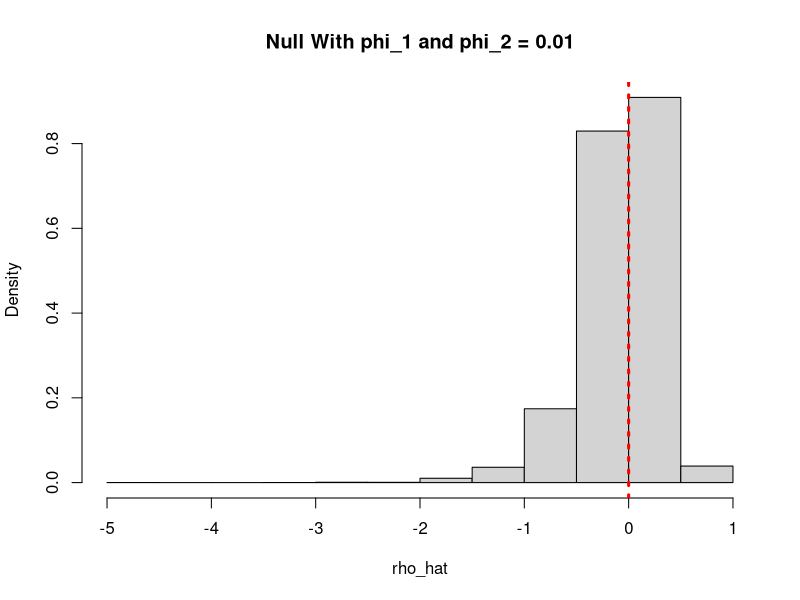
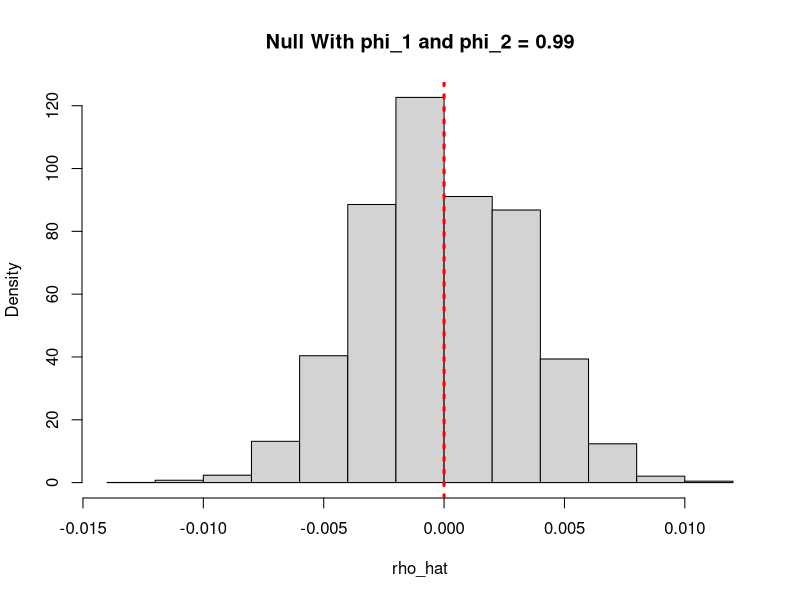
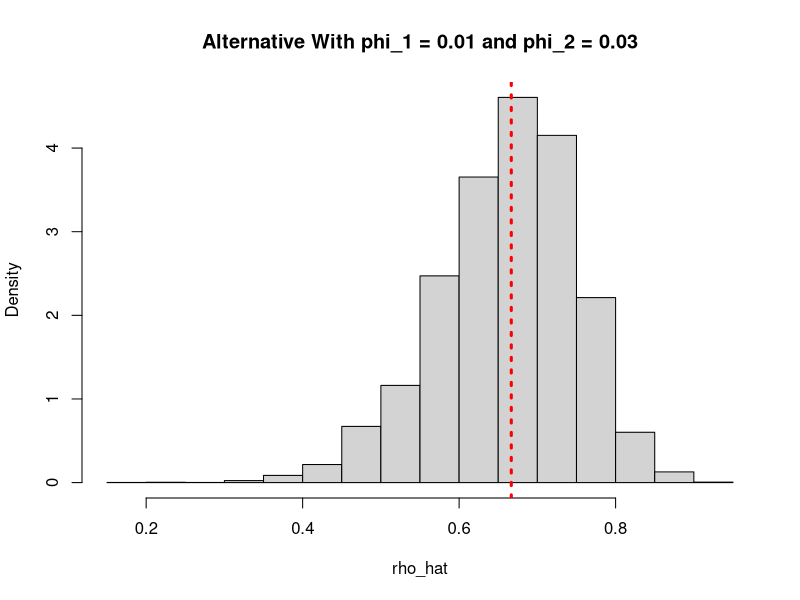
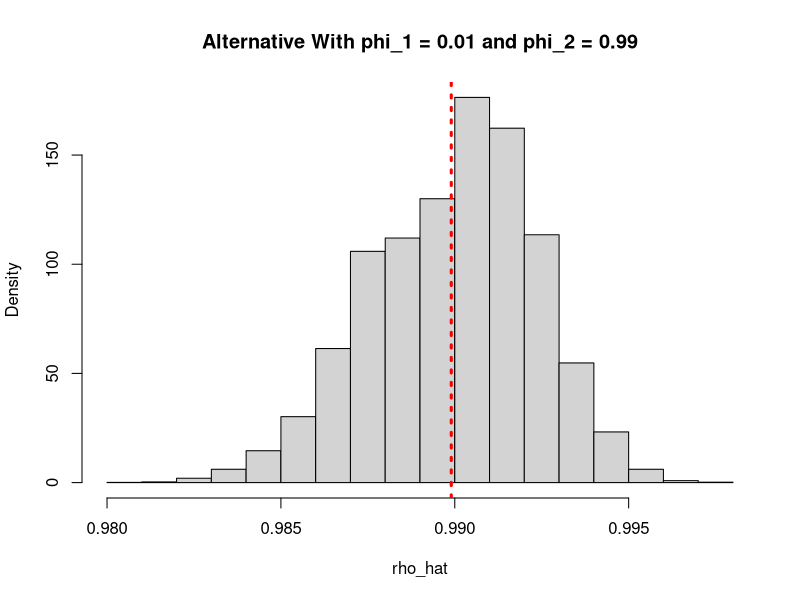
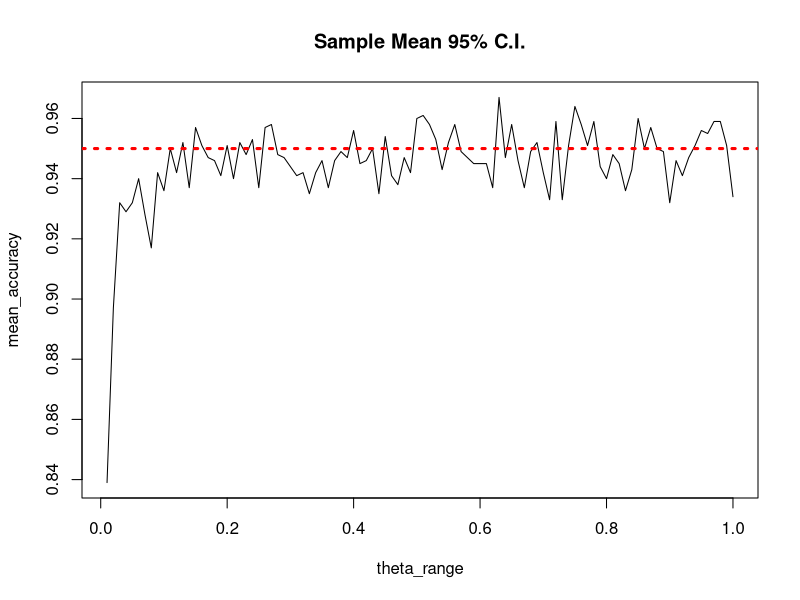
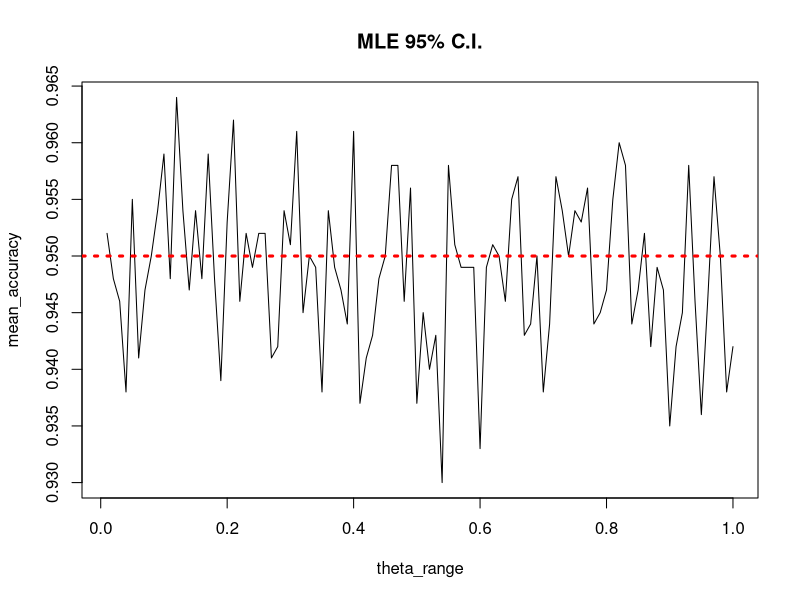

Source code (R) for these figures, in order:
## ---- chunk 1
suppressPackageStartupMessages({
  library(tidyverse)
})

variance = function(phi_1, phi_2){
  var = 2 * (phi_1 * (1-phi_1) * phi_2^2 + phi_2 * (1-phi_2) * phi_1^2) / phi_2^4
  return(var)
}
## ---- chunk 2
set.seed(5)

    
normal_compare = function(phi_1, phi_2, m, k, title, S){

  # n calculated in part d)
  n = 3858
  m = k = n/2
  
  # init 
  rho_hat = c()

  for (i in 1:S){
    # sampling for our problem
    X_1 = rbinom(m, 1, phi_1) 
    X_2 = rbinom(k, 1, phi_2)
    
    Y_1_bar = mean(X_1)
    Y_2_bar = mean(X_2)
    
    rho_temp = 1 - (Y_1_bar/Y_2_bar)
    rho_hat = c(rho_hat, rho_temp)
  }

  true_rho = 1 - (phi_1/phi_2)
  
  hist(rho_hat, main = title, prob = TRUE)
  abline(v=true_rho, col="red", lwd = 3, lty=3)
  
}

normal_compare(0.01, 0.01, m, k, 
               title="Null With phi_1 and phi_2 = 0.01", 
               S=10000)

normal_compare(0.99, 0.99, m, k, 
               title="Null With phi_1 and phi_2 = 0.99", 
               S=10000)

normal_compare(0.01, 0.03, m, k, 
               title="Alternative With phi_1 = 0.01 and phi_2 = 0.03", 
               S=10000)

normal_compare(0.01, 0.99, m, k, 
               title="Alternative With phi_1 = 0.01 and phi_2 = 0.99", 
               S=10000)

## ---- chunk 3

check_a_b = function(phi_1, phi_2, S=10000){
  
  # n calculated in part d)
  n = 3858
  m = k = n/2
  
  # init 
  test_stat = c()

  for (i in 1:S){
    # sampling for our problem
    X_1 = rbinom(m, 1, phi_1) 
    X_2 = rbinom(k, 1, phi_2)
    
    Y_1_bar = mean(X_1)
    Y_2_bar = mean(X_2)
    
    rho_temp = 1 - (Y_1_bar/Y_2_bar)
    sigma_temp = sqrt(variance(Y_1_bar, Y_2_bar))
    
    # store results 
    test_temp = sqrt(n) * (rho_temp / sigma_temp)
    test_stat = c(test_stat, test_temp)
  }
  
  if (phi_1 == phi_2){
    alpha = mean(test_stat >= 2.33)
    print("alpha : ")
    return(alpha)}
  else{
    print("beta : ")
    beta = mean(test_stat < 2.33)
    return(beta)}
}

## ---- chunk 4
# reasonable null example 
check_a_b(0.01,0.01,S=10000)
## ---- chunk 5
# extreme null example 
check_a_b(0.99,0.99,S=10000)
## ---- chunk 6
# moderate alternative example 
check_a_b(0.01,0.10,S=10000)
## ---- chunk 7
# extreme alternative example 
check_a_b(0.015,0.017,S=10000)
## ---- chunk 8
ratings_count_data = rep(c(5,4,3,2,1), c(119, 59, 17, 5, 0))
n = length(ratings_count_data)
X = (ratings_count_data - 0.5) / 5
X_bar = mean(X)
S = sqrt(var(X))

CI = c(X_bar -1.96 * S/sqrt(n), X_bar + 1.96 * S/sqrt(n))
cat("95% CI for 4.5 b) : ", "[", CI, "]")
## ---- chunk 9

theta_range = seq(0.01, 1, .01)
mean_accuracy = c()
  
for (theta in theta_range){
  
  contained = c()

  for (i in 1:1000){
    
    # draw data
    data = rbeta(200, theta, 1)

    # compute our statistics
    x_bar = mean(data)
    s_err = sqrt(var(data)/200)
    draw_ci = c(x_bar - 1.96*s_err, x_bar + 1.96*s_err)
    stat = theta / (1+theta)
    
    # check if contained in interval 
    test = between(stat, draw_ci[1], draw_ci[2]) 
    
    # update test value 
    contained = c(contained, test)
  }
  mean_accuracy = c(mean_accuracy, mean(contained))
}

plot(theta_range, mean_accuracy, type='l', main="Sample Mean 95% C.I.")
abline(h=0.95, col='red', lwd=3, lty=3)
## ---- chunk 10
theta_range = seq(0.01, 1, .01)
mean_accuracy = c()
  
for (theta in theta_range){
  
  contained = c()

  for (i in 1:1000){
    
    # draw data
    data = rbeta(200, theta, 1)
    # (1 /(sqrt(mle) * (mle +1)^4))
    # compute our statistics, now using MLE 
    mle = -200/sum(log(data))
    s_err = (mle / (mle+1)^2) / sqrt(200)
    mu_mle = mle / (1 + mle)
    draw_ci = c(mu_mle - 1.96*s_err, mu_mle + 1.96*s_err)
    
    # our stat
    stat = theta / (1+theta)
    
    # check if contained in interval 
    test = between(stat, draw_ci[1], draw_ci[2]) 
    
    # update test value 
    contained = c(contained, test)
  }
  mean_accuracy = c(mean_accuracy, mean(contained))
}

plot(theta_range, mean_accuracy, type='l', main='MLE 95% C.I.')
abline(h=0.95, col='red', lwd=3, lty=3)
